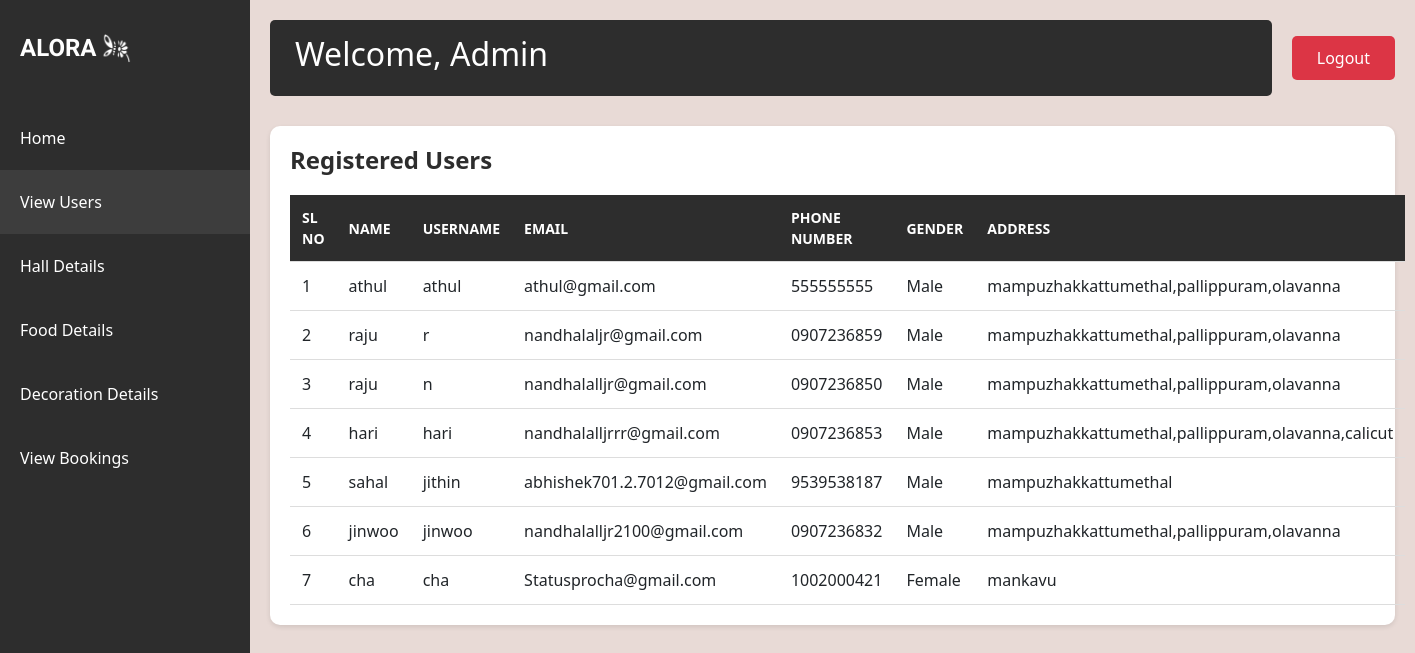
Page /viewusers on the committed database.
### app/models.py (models this page shows)
class User_details(models.Model):
    user_id=models.ForeignKey(User,on_delete=models.CASCADE)
    phone_number=models.CharField(max_length=10,unique=True)
    gender=models.CharField(max_length=10)
    address=models.TextField()

### app/views.py (the view)
# urls.py: path('viewusers',views.viewusers,name='viewusers'),
def viewusers(request):
    user_details = User_details.objects.all()
    context = {
        'user_details': user_details,
    }
    return  render(request,'viewusers.html',context)

### templates/viewusers.html (shortened to what this page needs)
<!DOCTYPE html>
<html lang="en">
<head>
    {% load static %}
    <link href="https://cdn.jsdelivr.net/npm/bootstrap@5.3.0/dist/css/bootstrap.min.css" rel="stylesheet">
</head>
<body>
    <div class="sidebar">
        <div class="logo-container">
            <div class="logo">ALORA</div>
            <img src="{% static 'aloral.png' %}" alt="Light Bulb" class="logo-image">
        </div>
        <nav class="nav flex-column">
            <a class="nav-link" href="{% url 'admin' %}">Home</a>
            <a class="nav-link active" href="{% url 'viewusers' %}">View Users</a>
            <a class="nav-link" href="{% url 'halldetails' %}">Hall Details</a>
            <a class="nav-link" href="{% url 'fooddetails' %}">Food Details</a>
            <a class="nav-link" href="{% url 'decorationdetails' %}">Decoration Details</a>
            <a class="nav-link" href="{% url 'admin_view_booking' %}">View Bookings</a>
        </nav>
    </div>
    <div class="main-content">
        <div class="top-nav">
            <div class="welcome-section">
                <h2>Welcome, Admin</h2>
            </div>
            <a href="{% url 'logout' %}" class="logout-btn">Logout</a>
        </div>
        <div class="users-table">
            <h1>Registered Users</h1>
            <table>
                <thead>
                    <tr>
                        <th>Sl No</th>
                        <th>Name</th>
                        <th>Username</th>
                        <th>Email</th>
                        <th>Phone Number</th>
                        <th>Gender</th>
                        <th>Address</th>
                    </tr>
                </thead>
                <tbody>
                    {% for x in user_details %}
                        <tr>
                            <td>{{ forloop.counter }}</td>
                            <td>{{ x.user_id.first_name }}</td>
                            <td>{{ x.user_id.username }}</td>
                            <td>{{ x.user_id.email }}</td>
                            <td>{{ x.phone_number }}</td>
                            <td>{{ x.gender }}</td>
                            <td>{{ x.address }}</td>
                        </tr>
                    {% endfor %}
                </tbody>
            </table>
        </div>
    </div>
</body>
</html>

### templates/viewusers.html (style rules this page uses)
body { background-color: #e8dad6; min-height: 100vh; }
.sidebar { background-color: #2d2d2d; color: white; min-height: 100vh; padding-top: 20px; position: fixed; width: 250px; }
.logo-container { display: flex; align-items: center; justify-content: flex-start; padding: 10px 20px; margin-bottom: 30px; }
.logo { font-family: 'Irish Grover'; font-size: 24px; font-weight: bold; }
.logo-image { width: 30px; height: 30px; margin-left: 5px; }
.nav-link { color: #ffffff; padding: 20px 20px; transition: all 0.3s; font-size: 16px; }
.nav-link.active { background-color: #3d3d3d; }
.main-content { margin-left: 250px; padding: 20px; }
.top-nav { display: flex; justify-content: space-between; align-items: center; margin-bottom: 30px; }
.welcome-section { background-color: #2d2d2d; color: white; padding: 15px 25px; border-radius: 5px; flex-grow: 1; margin-right: 20px; }
.logout-btn { background-color: #dc3545; color: white; border: none; padding: 10px 25px; border-radius: 5px; text-decoration: none; transition: background-color 0.3s; }
.users-table { background-color: white; border-radius: 10px; box-shadow: 0 2px 5px rgba(0,0,0,0.1); padding: 20px; margin-top: 20px; }
.users-table h1 { font-size: 24px; font-weight: bold; margin-bottom: 20px; color: #2d2d2d; }
.users-table table { width: 100%; border-collapse: collapse; }
.users-table th, .users-table td { padding: 12px; text-align: left; border-bottom: 1px solid #ddd; }
.users-table th { background-color: #2d2d2d; color: white; text-transform: uppercase; font-size: 14px; }

### rows in the picture
User_details: user_id.first_name "athul", user_id.username "athul", user_id.email "athul@gmail.com", phone_number "555555555", gender "Male", address "mampuzhakkattumethal,pallippuram,olavanna"
User_details: user_id.first_name "raju", user_id.username "r", user_id.email "nandhalaljr@gmail.com", phone_number "0907236859", gender "Male", address "mampuzhakkattumethal,pallippuram,olavanna"
User_details: user_id.first_name "raju", user_id.username "n", user_id.email "nandhalalljr@gmail.com", phone_number "0907236850", gender "Male", address "mampuzhakkattumethal,pallippuram,olavanna"
User_details: user_id.first_name "hari", user_id.username "hari", user_id.email "nandhalalljrrr@gmail.com", phone_number "0907236853", gender "Male", address "mampuzhakkattumethal,pallippuram,olavanna,calicut"
User_details: user_id.first_name "sahal", user_id.username "jithin", user_id.email "abhishek701.2.7012@gmail.com", phone_number "9539538187", gender "Male", address "mampuzhakkattumethal"
User_details: user_id.first_name "jinwoo", user_id.username "jinwoo", user_id.email "nandhalalljr2100@gmail.com", phone_number "0907236832", gender "Male", address "mampuzhakkattumethal,pallippuram,olavanna"
User_details: user_id.first_name "cha", user_id.username "cha", user_id.email "Statusprocha@gmail.com", phone_number "1002000421", gender "Female", address "mankavu"
